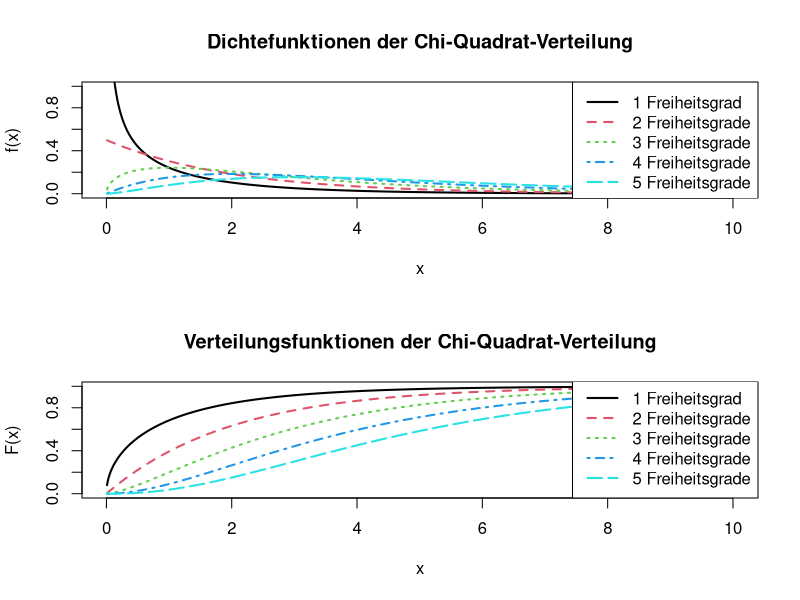

This chart was generated by the following R code:
## ---- chunk 1
par(mfrow=c(2,1))

x <- seq(0.01, 10, by=0.01)
dfs <- c(2, 3, 4, 5)
plot(x, dchisq(x, 1), type="l", col=1, main="Dichtefunktionen der Chi-Quadrat-Verteilung", ylab="f(x)", ylim=c(0,1), lwd=2)
for(i in seq_along(dfs)){
    col <- i+1
    df <- dfs[i]
    lines(x, dchisq(x, df), col=col, lwd=2, lty=i+1)
}
legend("topright", lty=1:5, legend=paste(c(1, dfs), c("Freiheitsgrad", rep("Freiheitsgrade", length(dfs)))), col=1:(1+length(dfs)), lwd=2)

x <- seq(0.01, 10, by=0.01)
dfs <- c(2, 3, 4, 5)
plot(x, pchisq(x, 1), type="l", col=1, main="Verteilungsfunktionen der Chi-Quadrat-Verteilung", ylab="F(x)", ylim=c(0,1), lwd=2)
for(i in seq_along(dfs)){
    col <- i+1
    df <- dfs[i]
    lines(x, pchisq(x, df), col=col, lwd=2, lty=i+1)
}
legend("bottomright", lty=1:5, legend=paste(c(1, dfs), c("Freiheitsgrad", rep("Freiheitsgrade", length(dfs)))), col=1:(1+length(dfs)), lwd=2)
